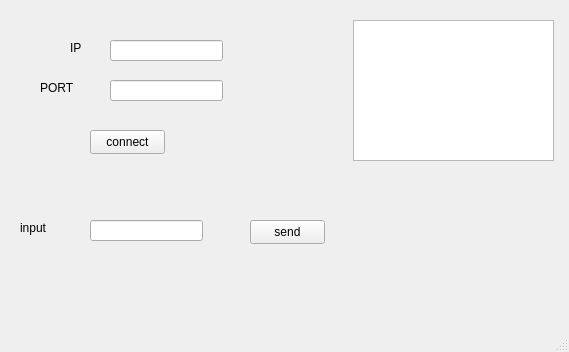
<?xml version="1.0" encoding="UTF-8"?>
<ui version="4.0">
 <class>MainWindow</class>
 <widget class="QMainWindow" name="MainWindow">
  <property name="geometry">
   <rect>
    <x>0</x>
    <y>0</y>
    <width>569</width>
    <height>352</height>
   </rect>
  </property>
  <property name="windowTitle">
   <string>MainWindow</string>
  </property>
  <widget class="QWidget" name="centralwidget">
   <widget class="QLabel" name="label">
    <property name="geometry">
     <rect>
      <x>70</x>
      <y>40</y>
      <width>21</width>
      <height>16</height>
     </rect>
    </property>
    <property name="text">
     <string>IP</string>
    </property>
   </widget>
   <widget class="QLineEdit" name="ipInput">
    <property name="geometry">
     <rect>
      <x>110</x>
      <y>40</y>
      <width>113</width>
      <height>21</height>
     </rect>
    </property>
   </widget>
   <widget class="QLineEdit" name="portInput">
    <property name="geometry">
     <rect>
      <x>110</x>
      <y>80</y>
      <width>113</width>
      <height>21</height>
     </rect>
    </property>
   </widget>
   <widget class="QLabel" name="label_2">
    <property name="geometry">
     <rect>
      <x>40</x>
      <y>80</y>
      <width>49</width>
      <height>16</height>
     </rect>
    </property>
    <property name="text">
     <string>PORT</string>
    </property>
   </widget>
   <widget class="QTextEdit" name="logTextEdit">
    <property name="geometry">
     <rect>
      <x>353</x>
      <y>20</y>
      <width>201</width>
      <height>141</height>
     </rect>
    </property>
   </widget>
   <widget class="QPushButton" name="connectButton">
    <property name="geometry">
     <rect>
      <x>90</x>
      <y>130</y>
      <width>75</width>
      <height>24</height>
     </rect>
    </property>
    <property name="text">
     <string>connect</string>
    </property>
   </widget>
   <widget class="QLineEdit" name="messageInput">
    <property name="geometry">
     <rect>
      <x>90</x>
      <y>220</y>
      <width>113</width>
      <height>21</height>
     </rect>
    </property>
   </widget>
   <widget class="QLabel" name="label_3">
    <property name="geometry">
     <rect>
      <x>20</x>
      <y>220</y>
      <width>49</width>
      <height>16</height>
     </rect>
    </property>
    <property name="text">
     <string>input</string>
    </property>
   </widget>
   <widget class="QPushButton" name="sendButton">
    <property name="geometry">
     <rect>
      <x>250</x>
      <y>220</y>
      <width>75</width>
      <height>24</height>
     </rect>
    </property>
    <property name="text">
     <string>send</string>
    </property>
   </widget>
  </widget>
  <widget class="QMenuBar" name="menubar">
   <property name="geometry">
    <rect>
     <x>0</x>
     <y>0</y>
     <width>569</width>
     <height>22</height>
    </rect>
   </property>
  </widget>
  <widget class="QStatusBar" name="statusbar"/>
 </widget>
 <resources/>
 <connections/>
</ui>
